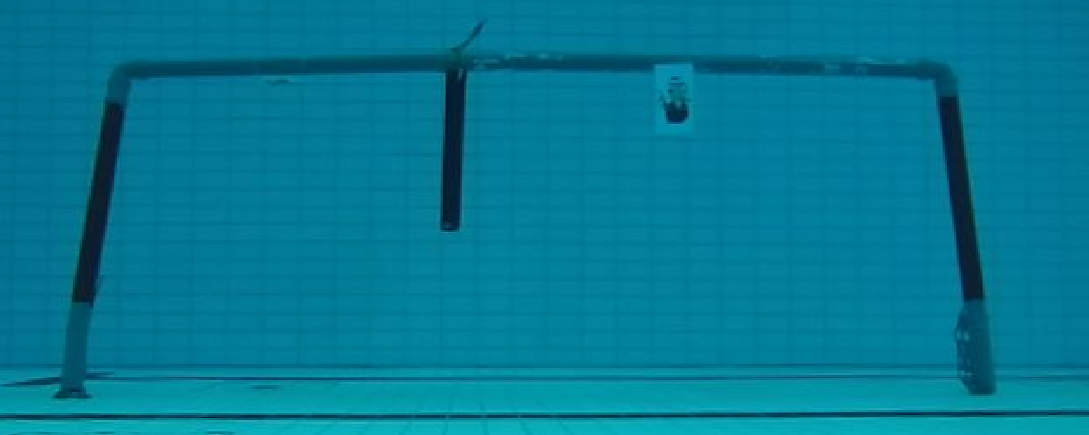
#> input picture sift_feature_detection/data/sift_images/gate.png, 1089 x 435 px
$ python hog.py   (older library calls are emulated)
#> lines starting #> are read from the running program, lines starting #| are printed output that depends on the picture; after the words box and inside, x2 and y2 are one past the last pixel; in counts of white or black regions, pixels touching at a corner belong together
from skimage.io import imread, imshow
from skimage.transform import resize
from skimage.feature import hog
from skimage import exposure
import matplotlib.pyplot as plt
import numpy as np
from PIL import Image

import cv2 as cv

resized_img = imread('../data/sift_images/gate.png')
#> resized_img is the input picture: shape (435, 1089, 4); mean R, G, B, A 2.7, 121.2, 147.8, 255

# resized_img = imread('../data/sift_images/huseby_gate_far.png')
# print(resized_img.shape)


# converting image into grayscale image
gray = cv.cvtColor(resized_img, cv.COLOR_BGR2GRAY)
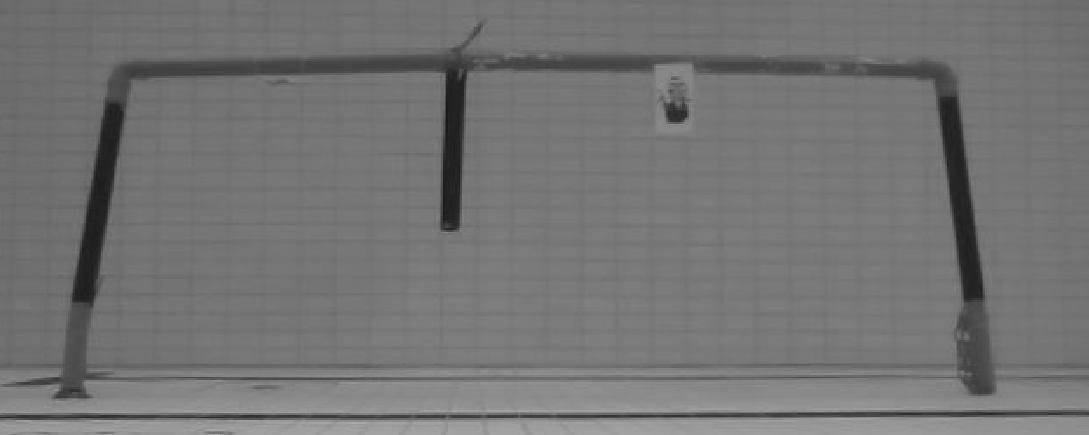
#> gray: shape (435, 1089); min 25, max 170, mean 115.6

# setting threshold of gray image
_, threshold = cv.threshold(gray, 127, 255, cv.THRESH_BINARY)
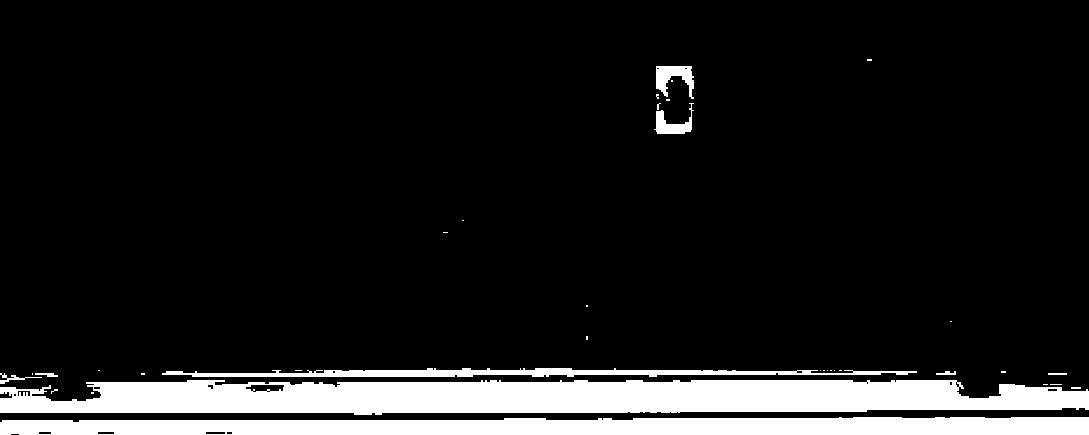
#> threshold: shape (435, 1089); 11.3% white; 35 white regions (25 under 20 px), largest, box (x1, y1, x2, y2) and area: (0, 380, 1089, 415) 30784, (0, 417, 1089, 435) 17404, (162, 368, 917, 377) 3781

# [5 lines of commented-out code are left out]
fd, hog_image = hog(resized_img, orientations=9, pixels_per_cell=(8, 8),
                    cells_per_block=(2, 2), block_norm = "L2-Hys", visualize=True, multichannel=True)
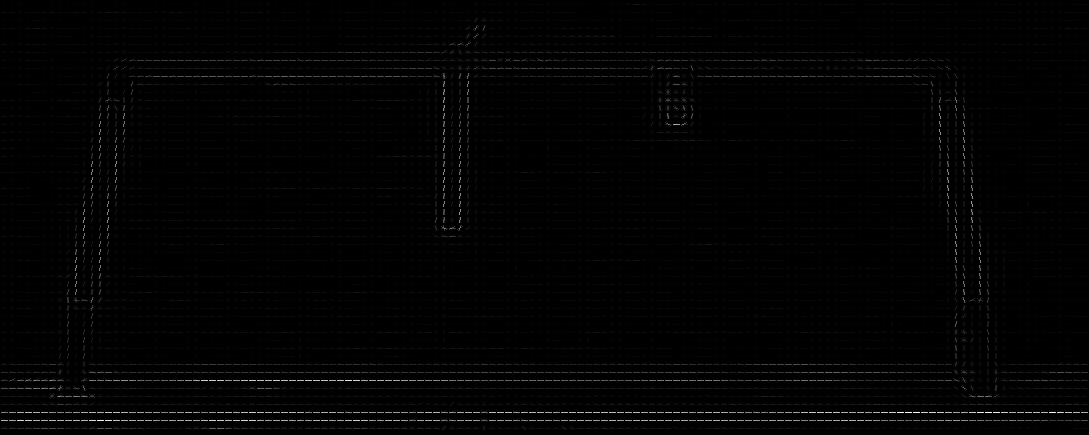
#> hog_image: shape (435, 1089) float64; min 0, max 43.08, mean 0.5; drawn with min black and max white

fig, (ax1, ax2) = plt.subplots(1, 2, figsize=(16, 8), sharex=True, sharey=True)

ax1.imshow(resized_img, cmap=plt.cm.gray)
ax1.set_title('Input image')

# Rescale histogram for better display
hog_image_rescaled = exposure.rescale_intensity(hog_image, in_range=(0, 10))
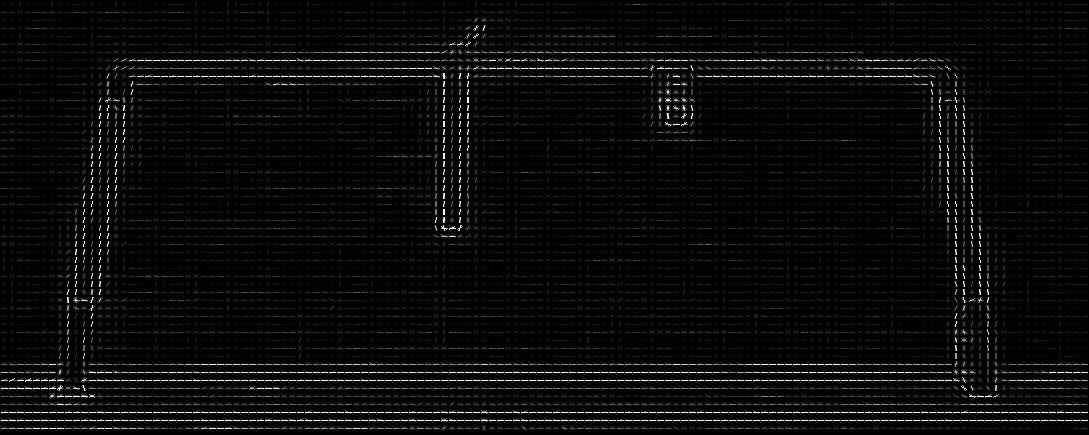
#> hog_image_rescaled: shape (435, 1089) float64; min 0, max 1, mean 0.0375

img = np.copy(hog_image_rescaled)


ax2.imshow(hog_image_rescaled, cmap=plt.cm.gray)
ax2.set_title('Histogram of Oriented Gradients')

plt.show()


im = np.array(hog_image_rescaled, dtype = np.uint8)
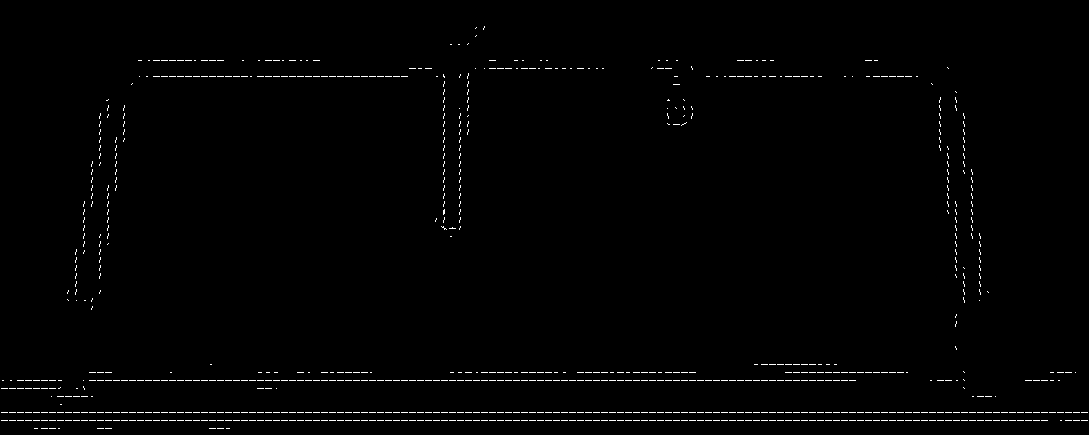
#> im: shape (435, 1089); values 0 (black) and 1 (white), 1% white in thin lines or dots


gate_shape = imread('../data/sift_images/gate_shape.png')
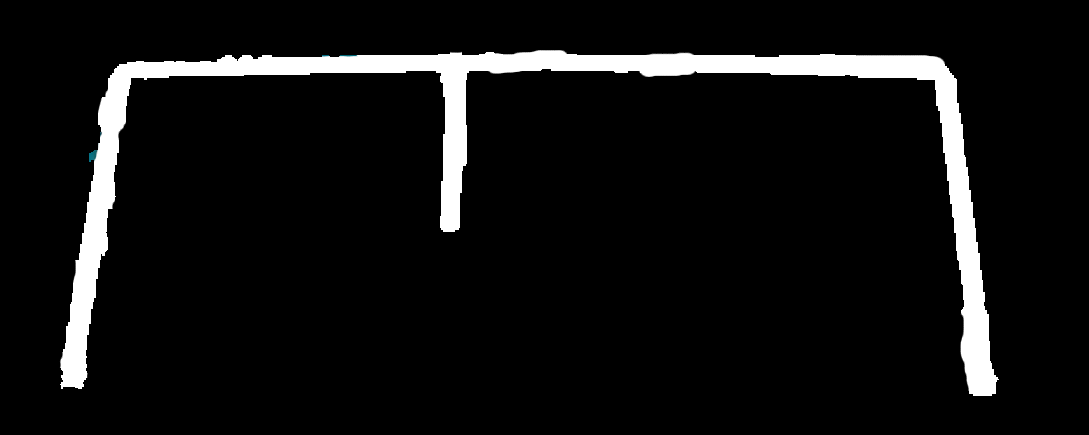
#> input picture sift_feature_detection/data/sift_images/gate_shape.png, 1089 x 435 px
#> gate_shape is the input picture: shape (435, 1089, 3); mean R, G, B 17.9, 18, 18


ret, threshed  = cv.threshold(img,0.4,255,cv.THRESH_BINARY)
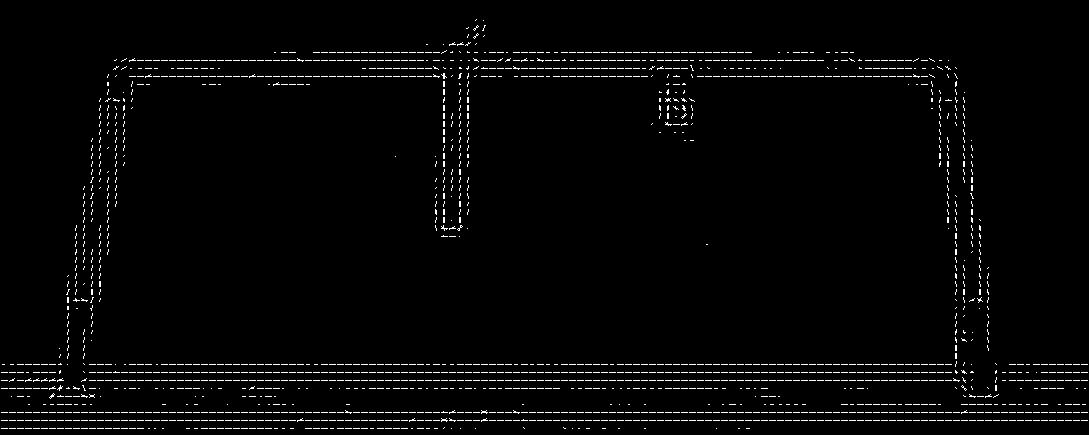
#> threshed: shape (435, 1089) float64; 2.2% white in thin lines or dots

# [26 lines of commented-out code are left out]


cv.imshow("hog", threshed)
cv.waitKey(0)
